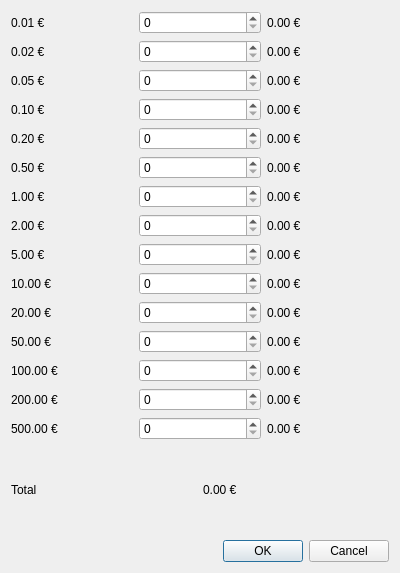
<?xml version="1.0" encoding="UTF-8"?>
<ui version="4.0">
 <class>MonnaieDialog</class>
 <widget class="QDialog" name="MonnaieDialog">
  <property name="geometry">
   <rect>
    <x>0</x>
    <y>0</y>
    <width>400</width>
    <height>573</height>
   </rect>
  </property>
  <property name="windowTitle">
   <string>Porte Monnaie</string>
  </property>
  <layout class="QVBoxLayout" name="verticalLayout">
   <item>
    <layout class="QGridLayout" name="gridLayout">
     <item row="0" column="0">
      <widget class="QLabel" name="label">
       <property name="text">
        <string>0.01 €</string>
       </property>
      </widget>
     </item>
     <item row="0" column="1">
      <widget class="QSpinBox" name="m_1c_num"/>
     </item>
     <item row="0" column="2">
      <widget class="QLabel" name="m_1c_label">
       <property name="text">
        <string>0.00 €</string>
       </property>
      </widget>
     </item>
     <item row="1" column="0">
      <widget class="QLabel" name="label_2">
       <property name="text">
        <string>0.02 €</string>
       </property>
      </widget>
     </item>
     <item row="1" column="1">
      <widget class="QSpinBox" name="m_2c_num"/>
     </item>
     <item row="1" column="2">
      <widget class="QLabel" name="m_2c_label">
       <property name="text">
        <string>0.00 €</string>
       </property>
      </widget>
     </item>
     <item row="2" column="0">
      <widget class="QLabel" name="label_3">
       <property name="text">
        <string>0.05 €</string>
       </property>
      </widget>
     </item>
     <item row="2" column="1">
      <widget class="QSpinBox" name="m_5c_num"/>
     </item>
     <item row="2" column="2">
      <widget class="QLabel" name="m_5c_label">
       <property name="text">
        <string>0.00 €</string>
       </property>
      </widget>
     </item>
     <item row="3" column="0">
      <widget class="QLabel" name="label_4">
       <property name="text">
        <string>0.10 €</string>
       </property>
      </widget>
     </item>
     <item row="3" column="1">
      <widget class="QSpinBox" name="m_10c_num"/>
     </item>
     <item row="3" column="2">
      <widget class="QLabel" name="m_10c_label">
       <property name="text">
        <string>0.00 €</string>
       </property>
      </widget>
     </item>
     <item row="4" column="0">
      <widget class="QLabel" name="label_5">
       <property name="text">
        <string>0.20 €</string>
       </property>
      </widget>
     </item>
     <item row="4" column="1">
      <widget class="QSpinBox" name="m_20c_num"/>
     </item>
     <item row="4" column="2">
      <widget class="QLabel" name="m_20c_label">
       <property name="text">
        <string>0.00 €</string>
       </property>
      </widget>
     </item>
     <item row="5" column="0">
      <widget class="QLabel" name="label_6">
       <property name="text">
        <string>0.50 €</string>
       </property>
      </widget>
     </item>
     <item row="5" column="1">
      <widget class="QSpinBox" name="m_50c_num"/>
     </item>
     <item row="5" column="2">
      <widget class="QLabel" name="m_50c_label">
       <property name="text">
        <string>0.00 €</string>
       </property>
      </widget>
     </item>
     <item row="6" column="0">
      <widget class="QLabel" name="label_7">
       <property name="text">
        <string>1.00 €</string>
       </property>
      </widget>
     </item>
     <item row="6" column="1">
      <widget class="QSpinBox" name="m_1e_num"/>
     </item>
     <item row="6" column="2">
      <widget class="QLabel" name="m_1e_label">
       <property name="text">
        <string>0.00 €</string>
       </property>
      </widget>
     </item>
     <item row="7" column="0">
      <widget class="QLabel" name="label_8">
       <property name="text">
        <string>2.00 €</string>
       </property>
      </widget>
     </item>
     <item row="7" column="1">
      <widget class="QSpinBox" name="m_2e_num"/>
     </item>
     <item row="7" column="2">
      <widget class="QLabel" name="m_2e_label">
       <property name="text">
        <string>0.00 €</string>
       </property>
      </widget>
     </item>
     <item row="8" column="0">
      <widget class="QLabel" name="label_9">
       <property name="text">
        <string>5.00 €</string>
       </property>
      </widget>
     </item>
     <item row="8" column="1">
      <widget class="QSpinBox" name="m_5e_num"/>
     </item>
     <item row="8" column="2">
      <widget class="QLabel" name="m_5e_label">
       <property name="text">
        <string>0.00 €</string>
       </property>
      </widget>
     </item>
     <item row="9" column="0">
      <widget class="QLabel" name="label_10">
       <property name="text">
        <string>10.00 €</string>
       </property>
      </widget>
     </item>
     <item row="9" column="1">
      <widget class="QSpinBox" name="m_10e_num"/>
     </item>
     <item row="9" column="2">
      <widget class="QLabel" name="m_10e_label">
       <property name="text">
        <string>0.00 €</string>
       </property>
      </widget>
     </item>
     <item row="10" column="0">
      <widget class="QLabel" name="label_11">
       <property name="text">
        <string>20.00 €</string>
       </property>
      </widget>
     </item>
     <item row="10" column="1">
      <widget class="QSpinBox" name="m_20e_num"/>
     </item>
     <item row="10" column="2">
      <widget class="QLabel" name="m_20e_label">
       <property name="text">
        <string>0.00 €</string>
       </property>
      </widget>
     </item>
     <item row="11" column="0">
      <widget class="QLabel" name="label_12">
       <property name="text">
        <string>50.00 €</string>
       </property>
      </widget>
     </item>
     <item row="11" column="1">
      <widget class="QSpinBox" name="m_50e_num"/>
     </item>
     <item row="11" column="2">
      <widget class="QLabel" name="m_50e_label">
       <property name="text">
        <string>0.00 €</string>
       </property>
      </widget>
     </item>
     <item row="12" column="0">
      <widget class="QLabel" name="label_14">
       <property name="text">
        <string>100.00 €</string>
       </property>
      </widget>
     </item>
     <item row="12" column="1">
      <widget class="QSpinBox" name="m_100e_num"/>
     </item>
     <item row="12" column="2">
      <widget class="QLabel" name="m_100e_label">
       <property name="text">
        <string>0.00 €</string>
       </property>
      </widget>
     </item>
     <item row="13" column="0">
      <widget class="QLabel" name="label_15">
       <property name="text">
        <string>200.00 €</string>
       </property>
      </widget>
     </item>
     <item row="13" column="1">
      <widget class="QSpinBox" name="m_200e_num"/>
     </item>
     <item row="13" column="2">
      <widget class="QLabel" name="m_200e_label">
       <property name="text">
        <string>0.00 €</string>
       </property>
      </widget>
     </item>
     <item row="14" column="0">
      <widget class="QLabel" name="label_13">
       <property name="text">
        <string>500.00 €</string>
       </property>
      </widget>
     </item>
     <item row="14" column="1">
      <widget class="QSpinBox" name="m_500e_num"/>
     </item>
     <item row="14" column="2">
      <widget class="QLabel" name="m_500e_label">
       <property name="text">
        <string>0.00 €</string>
       </property>
      </widget>
     </item>
    </layout>
   </item>
   <item>
    <layout class="QHBoxLayout" name="horizontalLayout">
     <item>
      <widget class="QLabel" name="m_total_label">
       <property name="text">
        <string>Total</string>
       </property>
      </widget>
     </item>
     <item>
      <widget class="QLabel" name="m_total_value">
       <property name="text">
        <string>0.00 €</string>
       </property>
       <property name="scaledContents">
        <bool>false</bool>
       </property>
      </widget>
     </item>
    </layout>
   </item>
   <item>
    <widget class="QDialogButtonBox" name="m_button_box">
     <property name="orientation">
      <enum>Qt::Horizontal</enum>
     </property>
     <property name="standardButtons">
      <set>QDialogButtonBox::Cancel|QDialogButtonBox::Ok</set>
     </property>
    </widget>
   </item>
  </layout>
 </widget>
 <resources/>
 <connections>
  <connection>
   <sender>m_button_box</sender>
   <signal>accepted()</signal>
   <receiver>MonnaieDialog</receiver>
   <slot>accept()</slot>
   <hints>
    <hint type="sourcelabel">
     <x>248</x>
     <y>254</y>
    </hint>
    <hint type="destinationlabel">
     <x>157</x>
     <y>274</y>
    </hint>
   </hints>
  </connection>
  <connection>
   <sender>m_button_box</sender>
   <signal>rejected()</signal>
   <receiver>MonnaieDialog</receiver>
   <slot>reject()</slot>
   <hints>
    <hint type="sourcelabel">
     <x>316</x>
     <y>260</y>
    </hint>
    <hint type="destinationlabel">
     <x>286</x>
     <y>274</y>
    </hint>
   </hints>
  </connection>
  <connection>
   <sender>m_1c_num</sender>
   <signal>valueChanged(int)</signal>
   <receiver>MonnaieDialog</receiver>
   <slot>set1cValue(int)</slot>
   <hints>
    <hint type="sourcelabel">
     <x>199</x>
     <y>22</y>
    </hint>
    <hint type="destinationlabel">
     <x>199</x>
     <y>286</y>
    </hint>
   </hints>
  </connection>
  <connection>
   <sender>m_100e_num</sender>
   <signal>valueChanged(int)</signal>
   <receiver>MonnaieDialog</receiver>
   <slot>set100eValue(int)</slot>
   <hints>
    <hint type="sourcelabel">
     <x>199</x>
     <y>406</y>
    </hint>
    <hint type="destinationlabel">
     <x>199</x>
     <y>286</y>
    </hint>
   </hints>
  </connection>
  <connection>
   <sender>m_10c_num</sender>
   <signal>valueChanged(int)</signal>
   <receiver>MonnaieDialog</receiver>
   <slot>set10cValue(int)</slot>
   <hints>
    <hint type="sourcelabel">
     <x>199</x>
     <y>118</y>
    </hint>
    <hint type="destinationlabel">
     <x>199</x>
     <y>286</y>
    </hint>
   </hints>
  </connection>
  <connection>
   <sender>m_10e_num</sender>
   <signal>valueChanged(int)</signal>
   <receiver>MonnaieDialog</receiver>
   <slot>set10eValue(int)</slot>
   <hints>
    <hint type="sourcelabel">
     <x>199</x>
     <y>310</y>
    </hint>
    <hint type="destinationlabel">
     <x>199</x>
     <y>286</y>
    </hint>
   </hints>
  </connection>
  <connection>
   <sender>m_1e_num</sender>
   <signal>valueChanged(int)</signal>
   <receiver>MonnaieDialog</receiver>
   <slot>set1eValue(int)</slot>
   <hints>
    <hint type="sourcelabel">
     <x>199</x>
     <y>214</y>
    </hint>
    <hint type="destinationlabel">
     <x>199</x>
     <y>286</y>
    </hint>
   </hints>
  </connection>
  <connection>
   <sender>m_200e_num</sender>
   <signal>valueChanged(int)</signal>
   <receiver>MonnaieDialog</receiver>
   <slot>set200eValue(int)</slot>
   <hints>
    <hint type="sourcelabel">
     <x>199</x>
     <y>438</y>
    </hint>
    <hint type="destinationlabel">
     <x>199</x>
     <y>286</y>
    </hint>
   </hints>
  </connection>
  <connection>
   <sender>m_20c_num</sender>
   <signal>valueChanged(int)</signal>
   <receiver>MonnaieDialog</receiver>
   <slot>set20cValue(int)</slot>
   <hints>
    <hint type="sourcelabel">
     <x>199</x>
     <y>150</y>
    </hint>
    <hint type="destinationlabel">
     <x>199</x>
     <y>286</y>
    </hint>
   </hints>
  </connection>
  <connection>
   <sender>m_20e_num</sender>
   <signal>valueChanged(int)</signal>
   <receiver>MonnaieDialog</receiver>
   <slot>set20eValue(int)</slot>
   <hints>
    <hint type="sourcelabel">
     <x>199</x>
     <y>342</y>
    </hint>
    <hint type="destinationlabel">
     <x>199</x>
     <y>286</y>
    </hint>
   </hints>
  </connection>
  <connection>
   <sender>m_2c_num</sender>
   <signal>valueChanged(int)</signal>
   <receiver>MonnaieDialog</receiver>
   <slot>set2cValue(int)</slot>
   <hints>
    <hint type="sourcelabel">
     <x>199</x>
     <y>54</y>
    </hint>
    <hint type="destinationlabel">
     <x>199</x>
     <y>286</y>
    </hint>
   </hints>
  </connection>
  <connection>
   <sender>m_500e_num</sender>
   <signal>valueChanged(int)</signal>
   <receiver>MonnaieDialog</receiver>
   <slot>set500eValue(int)</slot>
   <hints>
    <hint type="sourcelabel">
     <x>199</x>
     <y>470</y>
    </hint>
    <hint type="destinationlabel">
     <x>199</x>
     <y>286</y>
    </hint>
   </hints>
  </connection>
  <connection>
   <sender>m_2e_num</sender>
   <signal>valueChanged(int)</signal>
   <receiver>MonnaieDialog</receiver>
   <slot>set2eValue(int)</slot>
   <hints>
    <hint type="sourcelabel">
     <x>199</x>
     <y>246</y>
    </hint>
    <hint type="destinationlabel">
     <x>199</x>
     <y>286</y>
    </hint>
   </hints>
  </connection>
  <connection>
   <sender>m_50c_num</sender>
   <signal>valueChanged(int)</signal>
   <receiver>MonnaieDialog</receiver>
   <slot>set50cValue(int)</slot>
   <hints>
    <hint type="sourcelabel">
     <x>199</x>
     <y>182</y>
    </hint>
    <hint type="destinationlabel">
     <x>199</x>
     <y>286</y>
    </hint>
   </hints>
  </connection>
  <connection>
   <sender>m_50e_num</sender>
   <signal>valueChanged(int)</signal>
   <receiver>MonnaieDialog</receiver>
   <slot>set50eValue(int)</slot>
   <hints>
    <hint type="sourcelabel">
     <x>199</x>
     <y>374</y>
    </hint>
    <hint type="destinationlabel">
     <x>199</x>
     <y>286</y>
    </hint>
   </hints>
  </connection>
  <connection>
   <sender>m_5c_num</sender>
   <signal>valueChanged(int)</signal>
   <receiver>MonnaieDialog</receiver>
   <slot>set5cValue(int)</slot>
   <hints>
    <hint type="sourcelabel">
     <x>199</x>
     <y>86</y>
    </hint>
    <hint type="destinationlabel">
     <x>199</x>
     <y>286</y>
    </hint>
   </hints>
  </connection>
  <connection>
   <sender>m_5e_num</sender>
   <signal>valueChanged(int)</signal>
   <receiver>MonnaieDialog</receiver>
   <slot>set5eValue(int)</slot>
   <hints>
    <hint type="sourcelabel">
     <x>199</x>
     <y>278</y>
    </hint>
    <hint type="destinationlabel">
     <x>199</x>
     <y>286</y>
    </hint>
   </hints>
  </connection>
 </connections>
 <slots>
  <slot>set1cValue(int)</slot>
  <slot>set2cValue(int)</slot>
  <slot>set5cValue(int)</slot>
  <slot>set10cValue(int)</slot>
  <slot>set20cValue(int)</slot>
  <slot>set50cValue(int)</slot>
  <slot>set1eValue(int)</slot>
  <slot>set2eValue(int)</slot>
  <slot>set5eValue(int)</slot>
  <slot>set10eValue(int)</slot>
  <slot>set20eValue(int)</slot>
  <slot>set50eValue(int)</slot>
  <slot>set100eValue(int)</slot>
  <slot>set200eValue(int)</slot>
  <slot>set500eValue(int)</slot>
 </slots>
</ui>
